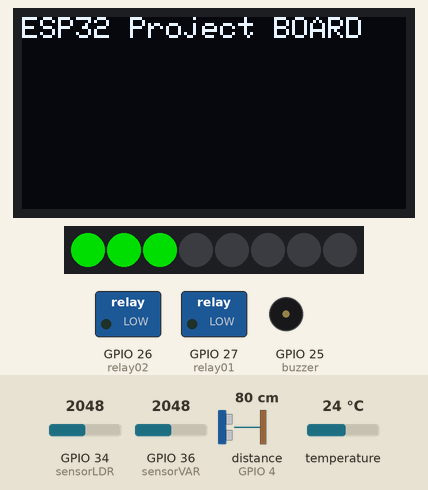
Recording of a sketch running on a simulated ESP32. On the bench: 128×64 one-colour display, 8 RGB LEDs in strip order, left to right, switched loads named in the sketch (green lamp = pin HIGH), buzzer (waves = sounding, pin HIGH). Wiring (inferred from the names in the program): ultrasonic range finder: trigger GPIO 2; echo GPIO 4. The inputs (shaded band) are chosen by the test bench; at power-on: distance to the obstacle (sensor on GPIO 4) 80 cm, temperature 24 °C, GPIO 34 (sensorLDR) = 2048, GPIO 36 (sensorVAR) = 2048. The echo pulse lasts 58.3 µs per cm; dim RGB values are drawn brighter than linear; pins used as bus, display or sensor lines are not drawn; what the sketch prints to the serial monitor is not drawn.

Above: at 3.9 s.
4.0 s: distance to the obstacle (sensor on GPIO 4) set to 2 cm
At 6.0 s:
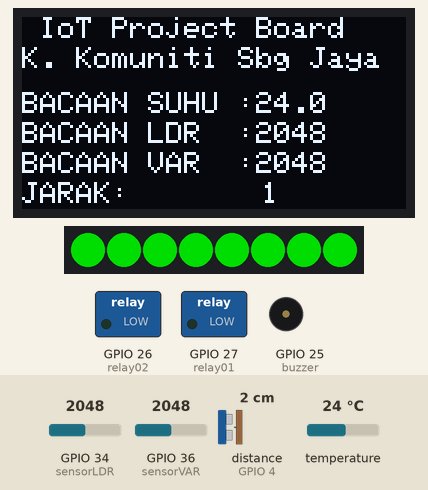
8.0 s: temperature set to 12 °C
At 12.41 s:
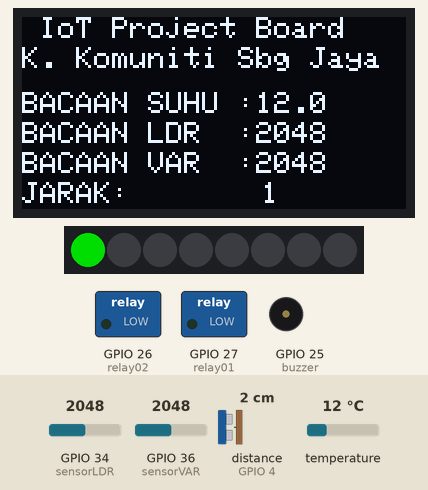
12.8 s: GPIO 34 (sensorLDR) set to 2866
At 18.1 s:
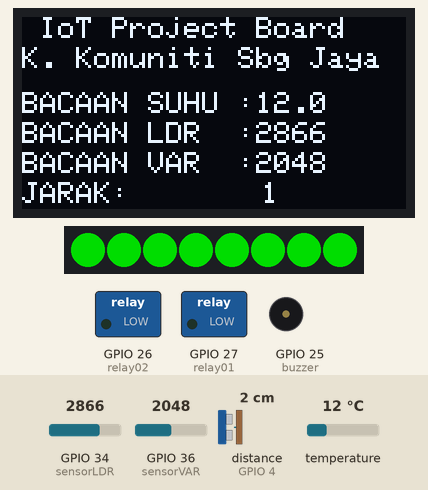
19.0 s: GPIO 36 (sensorVAR) set to 2866
At 24.1 s:
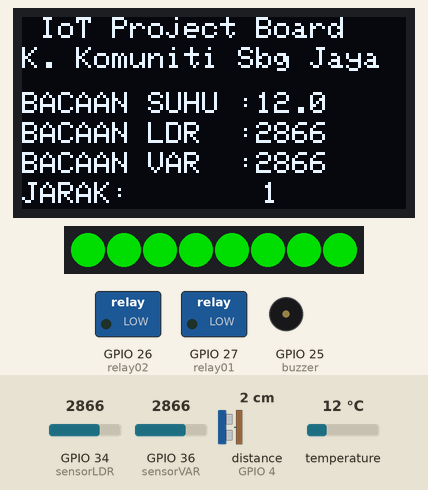
25.0 s: distance to the obstacle (sensor on GPIO 4) set to 4 cm
At 28.98 s:
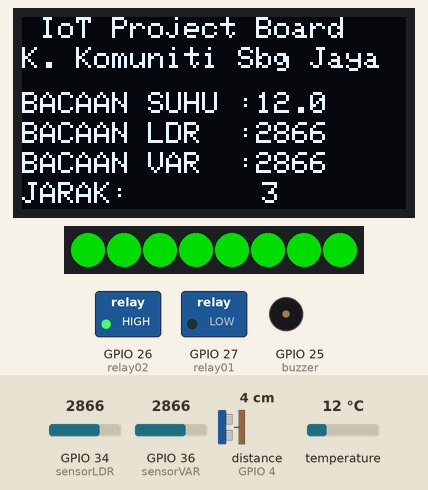
29.0 s: temperature set to 19 °C
At 33.1 s:
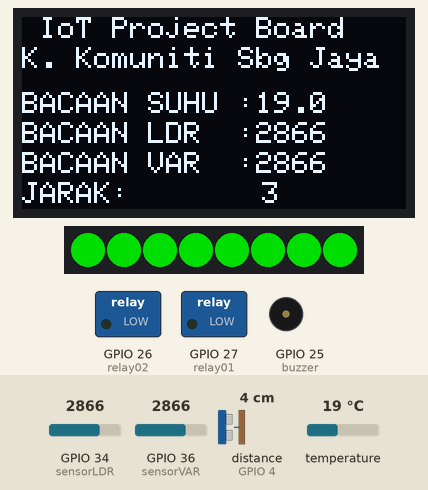
Timing chart, 0 to 35.0 s (numbered marks = the images above; inputs shaded):
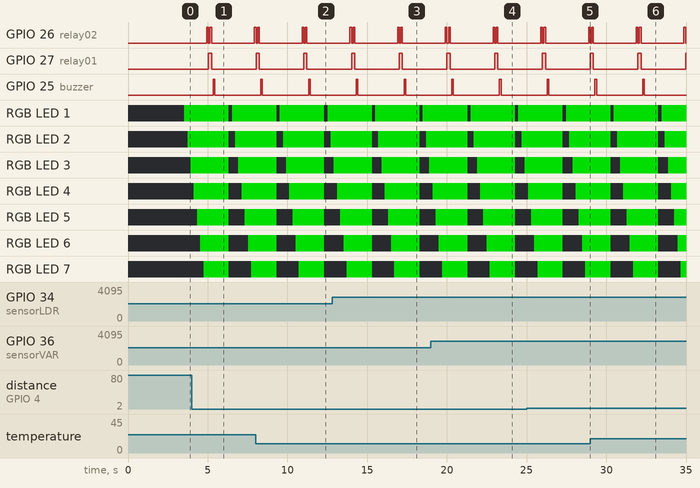

The sketch:

ESIDEVKIT_LCD.ino
```cpp
#include <Wire.h>
#include <SPI.h>
#include <OneWire.h>
#include <DallasTemperature.h>
#include <Adafruit_GFX.h>
#include <Adafruit_SSD1306.h>
#include <Adafruit_NeoPixel.h>

#define SCREEN_WIDTH 128 // OLED display width, in pixels
#define SCREEN_HEIGHT 64 // OLED display height, in pixels

//---DS18B20  pin connection---
#define SENSOR_PIN  15 // ESP32 pin GIOP21 connected to DS18B20 sensor's DQ pin

//---Actuator and Relay  pin connection---
#define relay01 27
#define relay02 26
#define buzzer 25

//---Analog Sensor  pin connection---
#define sensorLDR 34
#define sensorVAR 36

//---Neopixel  pin connection---
#define NeoPIN    17
#define NUMPIXELS 8

//---ultrasonic  pin connection---
#define trigPin  2
#define echoPin  4

Adafruit_NeoPixel pixels(NUMPIXELS, NeoPIN, NEO_GRB + NEO_KHZ800);

// Declaration for an SSD1306 display connected to I2C (SDA, SCL pins)
Adafruit_SSD1306 display(SCREEN_WIDTH, SCREEN_HEIGHT, &Wire, -1);

OneWire oneWire(SENSOR_PIN);
DallasTemperature DS18B20(&oneWire);

float tempC; // temperature in Celsius
float tempF; // temperature in Fahrenheit
int dataLDR;
int distance;

void setup() {
  pinMode(relay01,OUTPUT);
  pinMode(relay02,OUTPUT);
  pinMode(buzzer,OUTPUT);
  pinMode(trigPin, OUTPUT);
  pinMode(echoPin, INPUT);

  Serial.begin(115200); // initialize serial

if(!display.begin(SSD1306_SWITCHCAPVCC, 0x3C)) { // Address 0x3D for 128x64
    Serial.println(F("SSD1306 allocation failed"));
    for(;;);
  }

 pixels.begin(); // INITIALIZE NeoPixel

  display.clearDisplay();
  display.setTextSize(1);
  display.setTextColor(WHITE);
  display.setCursor(0,0);
  display.println("ESP32 Project BOARD");
//  display.setCursor(40, 20);
  display.display();
  delay(500);

 DS18B20.begin();    // initialize the DS18B20 sensor

   delay(2000);

}

void loop() {

  DS18B20.requestTemperatures();       // send the command to get temperatures
  tempC = DS18B20.getTempCByIndex(0);  // read temperature in °C
  tempF = tempC * 9 / 5 + 32; // convert °C to °F

  Serial.print("Temperature: ");
  Serial.print(tempC);    // print the temperature in °C
  Serial.print("°C");
  Serial.print("  ~  ");  // separator between °C and °F
  Serial.print(tempF);    // print the temperature in °F
  Serial.println("°F");

  int dataLDR = analogRead(sensorLDR);
  Serial.print("Cahaya: ");
  Serial.print(dataLDR);

  int dataVAR = analogRead(sensorVAR);
  Serial.print("Cahaya: ");
  Serial.print(dataVAR);

   pixels.clear(); // Set all pixel colors to 'off'

  // The first NeoPixel in a strand is #0, second is 1, all the way up
  // to the count of pixels minus one.
  for(int i=0; i<NUMPIXELS; i++) { // For each pixel...
    // pixels.Color() takes RGB values, from 0,0,0 up to 255,255,255
    // Here we're using a moderately bright green color:
    pixels.setPixelColor(i, pixels.Color(0, 150, 0));
    pixels.show();   // Send the updated pixel colors to the hardware.
    delay(200); // Pause before next pass through loop
  }


  digitalWrite(trigPin, LOW);
  delayMicroseconds(2);

  digitalWrite(trigPin, HIGH);
  delayMicroseconds(10);
  digitalWrite(trigPin, LOW);

  long duration = pulseIn(echoPin, HIGH);

  distance = duration * 0.034 / 2;

  Serial.print("Distance: ");
  Serial.print(distance);
  Serial.println(" cm");


  digitalWrite(relay01,LOW);
  digitalWrite(relay02,HIGH);
  delay (100);
  digitalWrite(relay02,LOW);
  digitalWrite(relay01,HIGH);
  delay (100);
  digitalWrite(relay02,HIGH);
  digitalWrite(relay01,HIGH);
  delay (100);
  digitalWrite(relay02,LOW);
  digitalWrite(relay01,LOW);
  delay (100);
  digitalWrite(buzzer,HIGH);
  delay (100);
  digitalWrite(buzzer,LOW);
  delay (100);
  display.clearDisplay();

  display.setTextSize(1);
  display.setTextColor(WHITE,BLACK);
  display.setCursor(0,0);
  display.println(" IoT Project Board");
  display.setCursor(0,10);
  display.println("K. Komuniti Sbg Jaya");
  display.setCursor(0,25);
  display.print("BACAAN SUHU :");
  display.print(tempC,1);
  display.setCursor(0,35);
  display.print("BACAAN LDR  :");
  display.print(dataLDR);
  display.setCursor(0,45);
  display.print("BACAAN VAR  :");
  display.print(dataVAR);
  display.setCursor(0, 55);
  display.println("JARAK: ");
  display.setCursor(80, 55);
  display.println(distance);
  display.display();
}
```

Measured:
- by itself, GPIO 27 (relay01): alternates HIGH for 0.20 s and LOW for 2.8 s
- by itself, GPIO 25 (buzzer): alternates HIGH for 0.10 s and LOW for 2.9 s
- what the display in image 1 shows lasts 0.7 s, from 5.6 s to 6.3 s
